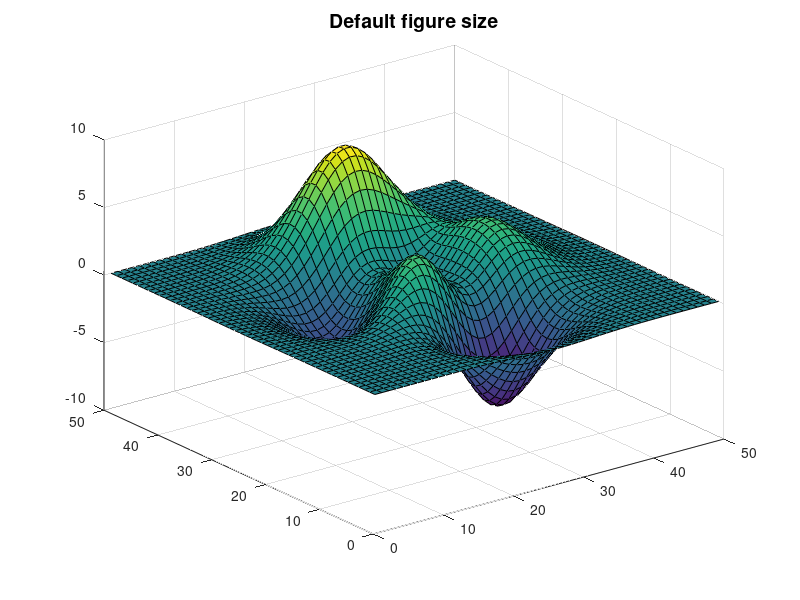

Reproduce this figure in MATLAB. (Note: this script raises an error after producing the figure.)
%% Example
figure('Name','Default figure size');
plotData=peaks(50);
surf(plotData);
title('Default figure size','FontSize',14);
 
figureFullScreen('Name','Full screen figure size');
surf(plotData);
title('Full screen figure size','FontSize',14);
Undefined function or variable 'figureFullScreen'.